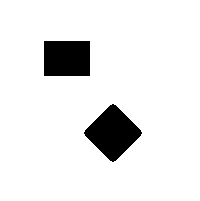
%> input picture assignment-2/object.bmp, 200 x 201 px
$ octave conn4.m   (GNU Octave 9; MATLAB toolbox functions it lacks are replaced by stand-ins)
%> lines starting %> are read from the running program, lines starting %| are printed output that depends on the picture; in (x1, y1, x2, y2) boxes, pixels count from 0 and x2, y2 are one past the last pixel; in counts of white or black regions, pixels touching at a corner belong together; the program's own positions count from 1
%% Anis Sarker
%  Date: 03/08/2017

%  Input: bitwise image [0 to 1]
%  Output: connected components labeled image

clear all;
clear;
clc;

img = imread('object.bmp');
%> img: size 201x200 logical; 91.4% white; 2 black regions, box (x1, y1, x2, y2) and area: (84, 104, 142, 162) 1844, (44, 41, 90, 76) 1610
img = 1-img;
[rows,cols] = size(img);
%> rows = 201; cols = 200

%% Padding
I = zeros(rows+2,cols+2,'double');
I(2:rows+1,2:cols+1) = img;
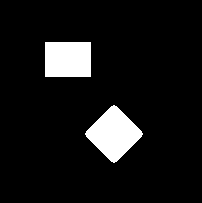
%> I: size 203x202 double; values 0 (black) and 1 (white), 8.4% white; 2 white regions, box (x1, y1, x2, y2) and area: (85, 105, 143, 163) 1844, (45, 42, 91, 77) 1610
A = [];

%% 1st Pass.
value = 1;
for row =1:1:rows+1
    for col = 1:1:cols+1
        if(I(row,col) ==1)
            if(I(row,col-1) == 0 && I(row-1,col) == 0)
                I(row,col) = value;
                value = value+1;
            elseif(I(row,col-1) ~= 0  && I(row-1,col) ~=  0)
                    I(row,col) = max(I(row,col-1),I(row-1,col));
                    if ~(I(row,col-1) == I(row-1,col))
                         A = [A,[I(row,col-1);I(row-1,col)]];
                    end
            elseif(I(row,col-1) ~= 0  || I(row-1,col) ~=  0)
                    I(row,col) = max(I(row,col-1),I(row-1,col));
            end
        end
    end
end
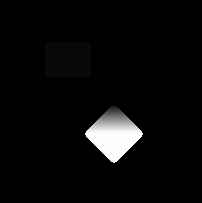
%> I: size 203x202 double; 4.5% of pixels changed, all inside (x1, y1, x2, y2) = (85, 105, 143, 163); drawn with min black and max white
%> after the loop, A = 808 columns, first 8: [3 3 4 4 4 4 4 4; 2 2 3 3 3 3 3 3]; value = 30
   % 2nd pass
A = unique(A.','rows').';
%> A = 27 columns, first 8: [3 4 5 6 7 8 9 10; 2 3 4 5 6 7 8 9]
[x,y] = size(A);
%> x = 2; y = 27
for i = 1:y
    c1 = min(A(1,i),A(2,i));
    c = max(A(1,i),A(2,i));
    for j =1:y
        if(i ~= j)
            if(A(1,j) == c)
                A(1,j) = c1;
            elseif(A(2,j) == c)
                A(2,j) = c1;
            end
        end
    end
end
%> this loop made 27 passes
%> after the loop, A = 27 columns, first 8: [3 4 5 6 7 8 9 10; 2 2 2 2 2 2 2 2]
%
[u,v] = size(I);
%> u = 203; v = 202

 for i =1:u
     for j=1:v
         for k=1:y
             if(I(i,j) == max(A(1,k),A(2,k)))
                 I(i,j) = min(A(1,k),A(2,k));
             end
         end
     end
 end
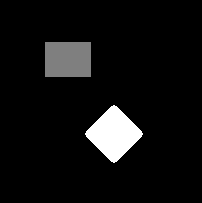
%> I: size 203x202 double; 4.49% of pixels changed, all inside (x1, y1, x2, y2) = (85, 106, 143, 163); drawn with min black and max white
p = label2rgb(I);
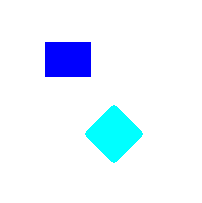
%> p: size 203x202x3 uint8; mean R, G, B 233.5, 245, 255
figure;
subplot(1,2,1); imshow(img); title('Input');
subplot(1,2,2); imshow(p); title('Connected Components');
% imwrite(p,'out_tur_cc4.jpg');
